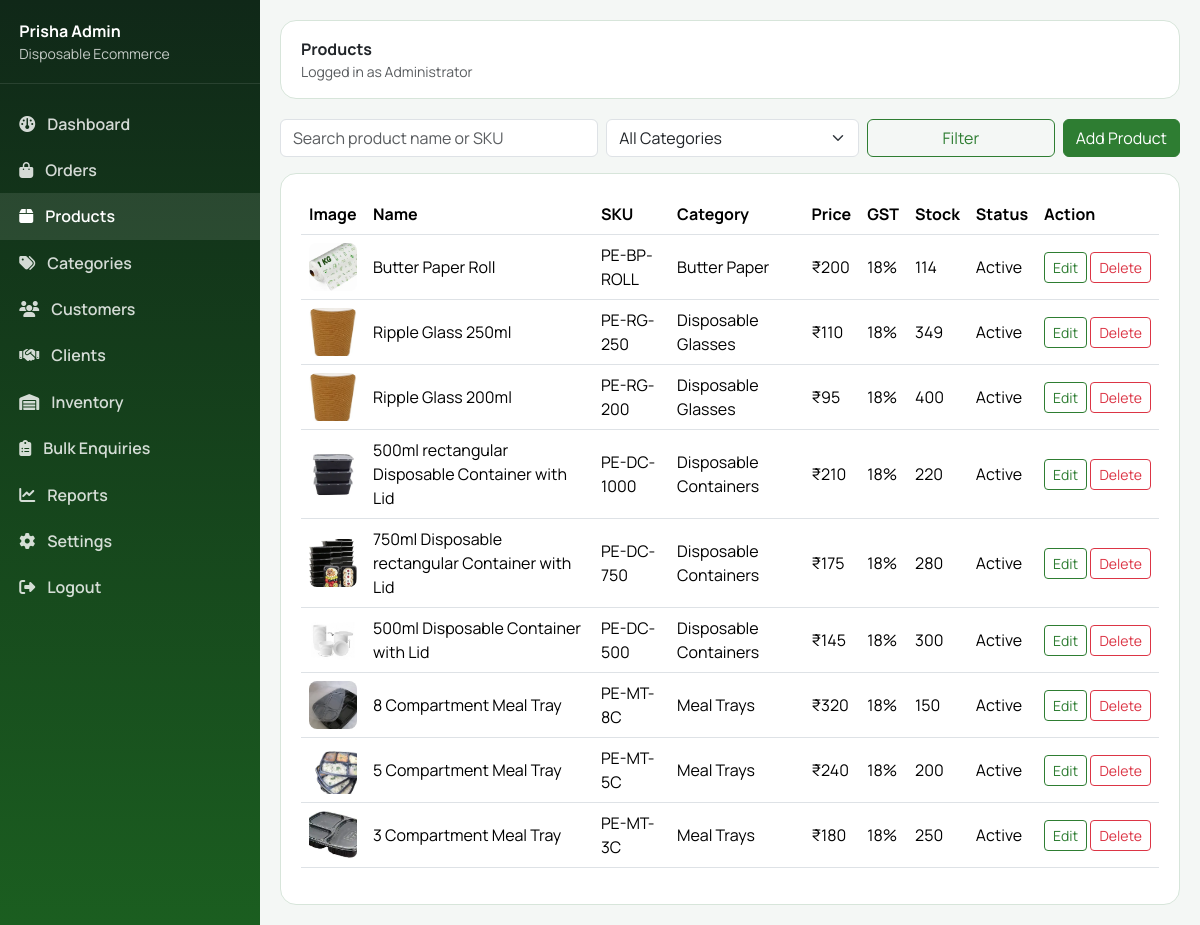
Screenshot of /admin/products.php (signed in) with the database file from the repository.
### tables this page shows
CREATE TABLE `products` (
  `id` int(10) unsigned NOT NULL AUTO_INCREMENT,
  `category_id` int(10) unsigned NOT NULL,
  `name` varchar(200) NOT NULL,
  `slug` varchar(220) NOT NULL,
  `sku` varchar(50) NOT NULL,
  `description` text DEFAULT NULL,
  `short_description` varchar(500) DEFAULT NULL,
  `price` decimal(10,2) NOT NULL DEFAULT 0.00,
  `mrp` decimal(10,2) NOT NULL DEFAULT 0.00,
  `discount` decimal(5,2) NOT NULL DEFAULT 0.00,
  `gst` decimal(5,2) NOT NULL DEFAULT 18.00,
  `stock` int(11) NOT NULL DEFAULT 0,
  `pack_size` varchar(100) DEFAULT NULL,
  `image` varchar(255) DEFAULT NULL,
  `status` enum('Active','Inactive') NOT NULL DEFAULT 'Active',
  `featured` tinyint(1) NOT NULL DEFAULT 0,
  `created_at` timestamp NULL DEFAULT current_timestamp(),
  `updated_at` timestamp NULL DEFAULT current_timestamp() ON UPDATE current_timestamp(),
  PRIMARY KEY (`id`),
  UNIQUE KEY `uk_products_sku` (`sku`),
  UNIQUE KEY `uk_products_slug` (`slug`),
  KEY `idx_products_category_id` (`category_id`),
  KEY `idx_products_status` (`status`),
  KEY `idx_products_created_at` (`created_at`),
  CONSTRAINT `fk_products_category` FOREIGN KEY (`category_id`) REFERENCES `categories` (`id`) ON UPDATE CASCADE
);

CREATE TABLE `categories` (
  `id` int(10) unsigned NOT NULL AUTO_INCREMENT,
  `name` varchar(100) NOT NULL,
  `slug` varchar(120) NOT NULL,
  `description` text DEFAULT NULL,
  `image` varchar(255) DEFAULT NULL,
  `status` enum('Active','Inactive') NOT NULL DEFAULT 'Active',
  `created_at` timestamp NULL DEFAULT current_timestamp(),
  PRIMARY KEY (`id`),
  UNIQUE KEY `uk_categories_slug` (`slug`),
  KEY `idx_categories_status` (`status`)
);

### includes/functions.php (called while the page is built, shortened)
<?php
require_once __DIR__ . '/../config/database.php';
function e(?string $value): string
{
    return htmlspecialchars((string)$value, ENT_QUOTES | ENT_SUBSTITUTE, 'UTF-8');
}
function url(string $path = ''): string
{
    return BASE_URL . '/' . ltrim($path, '/');
}
function asset(string $path): string
{
    return url('assets/' . ltrim($path, '/'));
}
function round_money(float|int|string $amount): float
{
    return (float)round((float)$amount, 0);
}
function format_money(float|int|string $amount): string
{
    return '₹' . number_format(round_money($amount), 0);
}
function product_image_url(?string $image): string
{
    $name = basename($image);
    $url = asset('images/' . rawurlencode($name));
    if (str_starts_with($name, 'prod_')) {
        $path = BASE_PATH . '/assets/images/' . $name;
        if (is_file($path)) {
            return $url . '?v=' . filemtime($path);
        }
        return $url . '?v=' . time();
    }
    return asset('images/placeholder-product.jpg');
}
function paginate(int $total, int $page, int $perPage = 12): array
{
    $pages = max(1, (int)ceil($total / $perPage));
    $page = max(1, min($page, $pages));
    return [
        'total'    => $total,
        'page'     => $page,
        'per_page' => $perPage,
        'pages'    => $pages,
        'offset'   => ($page - 1) * $perPage,
    ];
}

### includes/auth.php (called while the page is built, shortened)
<?php
require_once __DIR__ . '/functions.php';
function admin_logged_in(): bool
{
    return !empty($_SESSION['admin_id']);
}
function current_admin(): ?array
{
    $stmt = getDB()->prepare('SELECT id, username, name, email FROM admins WHERE id = ? AND status = ? LIMIT 1');
    $stmt->execute([(int)$_SESSION['admin_id'], 'Active']);
    $admin = $stmt->fetch() ?: null;
    return $admin;
}

### config/database.php (called while the page is built, shortened)
<?php
function getDB(): PDO
{
    static $pdo = null;
    if ($pdo instanceof PDO) {
        return $pdo;
    }
    $dsn = 'mysql:host=' . DB_HOST . ';dbname=' . DB_NAME . ';charset=' . DB_CHARSET;
    $options = [
        PDO::ATTR_ERRMODE            => PDO::ERRMODE_EXCEPTION,
        PDO::ATTR_DEFAULT_FETCH_MODE => PDO::FETCH_ASSOC,
        PDO::ATTR_EMULATE_PREPARES   => false,
    ];
    try {
        $pdo = new PDO($dsn, DB_USER, DB_PASS, $options);
    } catch (PDOException $e) {
        error_log('Database connection failed: ' . $e->getMessage());
        http_response_code(500);
        if (php_sapi_name() !== 'cli') {
            include BASE_PATH . '/includes/error-500.php';
            exit;
        }
        throw $e;
    }
    return $pdo;
}

### admin/products.php (the view, shortened to what this page needs)
<?php
require_once __DIR__ . '/../includes/auth.php';
$pdo = getDB();
$q = trim((string)($_GET['q'] ?? ''));
$page = max(1, (int)($_GET['page'] ?? 1));
$where = ['1=1'];
$params = [];
$sqlWhere = implode(' AND ', $where);
$count = $pdo->prepare("SELECT COUNT(*) FROM products p WHERE $sqlWhere");
$count->execute($params);
$pager = paginate((int)$count->fetchColumn(), $page, 20);
$stmt = $pdo->prepare(
    "SELECT p.*, c.name AS category_name FROM products p
     LEFT JOIN categories c ON c.id = p.category_id
     WHERE $sqlWhere ORDER BY p.id DESC LIMIT {$pager['per_page']} OFFSET {$pager['offset']}"
);
$stmt->execute($params);
$products = $stmt->fetchAll();
$pageTitle = 'Products';
include __DIR__ . '/includes/header.php';
?>
<div class="d-flex justify-content-between align-items-center mb-3 gap-2 flex-wrap">
  <form class="row g-2 flex-grow-1" method="get">
    <div class="col-md-5"><input class="form-control" name="q" value="<?= e($q) ?>" placeholder="Search product name or SKU"></div>
    <div class="col-md-4">
      <select name="category_id" class="form-select">
        <option value="0">All Categories</option>
      </select>
    </div>
    <div class="col-md-3"><button class="btn btn-outline-success w-100">Filter</button></div>
  </form>
  <a href="<?= e(url('admin/add-product.php')) ?>" class="btn btn-success">Add Product</a>
</div>
<div class="admin-card">
  <div class="table-responsive">
    <table class="table align-middle">
      <thead><tr><th>Image</th><th>Name</th><th>SKU</th><th>Category</th><th>Price</th><th>GST</th><th>Stock</th><th>Status</th><th>Action</th></tr></thead>
      <tbody>
        <?php foreach ($products as $p): ?>
          <tr>
            <td><img src="<?= e(product_image_url($p['image'])) ?>" alt="" width="48" height="48" style="object-fit:cover;border-radius:8px"></td>
            <td><?= e($p['name']) ?></td>
            <td><?= e($p['sku']) ?></td>
            <td><?= e((string)$p['category_name']) ?></td>
            <td><?= e(format_money((float)$p['price'])) ?></td>
            <td><?= e(rtrim(rtrim(number_format((float)($p['gst'] ?? 0), 2), '0'), '.') ?: '0') ?>%</td>
            <td><?= (int)$p['stock'] ?></td>
            <td><?= e($p['status']) ?></td>
            <td class="text-nowrap">
              <a class="btn btn-sm btn-outline-success" href="<?= e(url('admin/edit-product.php?id=' . (int)$p['id'])) ?>">Edit</a>
              <a class="btn btn-sm btn-outline-danger" href="<?= e(url('admin/delete-product.php?id=' . (int)$p['id'])) ?>" onclick="return confirm('Delete this product?')">Delete</a>
            </td>
          </tr>
        <?php endforeach; ?>
      </tbody>
    </table>
  </div>
</div>
<?php include __DIR__ . '/includes/footer.php'; ?>

### admin/includes/header.php (shortened to what this page needs)
<?php
require_once __DIR__ . '/../../includes/auth.php';
$admin = current_admin();
$adminPage = $adminPage ?? '';
?>
<!DOCTYPE html>
<html lang="en">
<head>
  <link href="https://cdn.jsdelivr.net/npm/bootstrap@5.3.3/dist/css/bootstrap.min.css" rel="stylesheet">
  <link href="https://cdnjs.cloudflare.com/ajax/libs/font-awesome/6.5.2/css/all.min.css" rel="stylesheet">
  <link href="<?= e(asset('css/admin.css')) ?>" rel="stylesheet">
</head>
<body class="admin-body">
<div class="admin-wrap">
  <aside class="admin-sidebar" id="adminSidebar">
    <div class="brand">
      <strong>Prisha Admin</strong>
      <div class="small opacity-75">Disposable Ecommerce</div>
    </div>
    <?php
    $links = [
      'dashboard.php' => ['Dashboard', 'fa-gauge'],
      'orders.php' => ['Orders', 'fa-bag-shopping'],
      'products.php' => ['Products', 'fa-box'],
      'categories.php' => ['Categories', 'fa-tags'],
      'customers.php' => ['Customers', 'fa-users'],
      'clients.php' => ['Clients', 'fa-handshake'],
      'inventory.php' => ['Inventory', 'fa-warehouse'],
      'bulk-enquiries.php' => ['Bulk Enquiries', 'fa-clipboard-list'],
      'reports.php' => ['Reports', 'fa-chart-line'],
      'settings.php' => ['Settings', 'fa-gear'],
      'logout.php' => ['Logout', 'fa-right-from-bracket'],
    ];
    foreach ($links as $file => [$label, $icon]):
      $active = ($adminPage === $file || basename($_SERVER['PHP_SELF']) === $file) ? 'active' : '';
    ?>
      <a class="<?= $active ?>" href="<?= e(url('admin/' . $file)) ?>"><i class="fa-solid <?= e($icon) ?>"></i><?= e($label) ?></a>
    <?php endforeach; ?>
  </aside>
  <div class="admin-content">
    <div class="admin-top d-flex justify-content-between align-items-center gap-2">
      <div class="d-flex align-items-center gap-2">
        <div>
          <strong><?= e($pageTitle ?? 'Admin') ?></strong>
          <div class="small text-muted">Logged in as <?= e($admin['name'] ?? 'Admin') ?></div>
        </div>
      </div>
    </div>

### assets/css/admin.css (style rules this page uses)
:root { --admin-bg: #f4f7f5; --admin-sidebar: #143d1f; --admin-accent: #2e7d32; }
body.admin-body { background: var(--admin-bg); font-family: "Manrope", sans-serif; }
.admin-wrap { min-height: 100vh; }
.admin-sidebar { width: 260px; background: linear-gradient(180deg, #102818, #1b5e20); color: #fff; position: fixed; inset: 0 auto 0 0; padding: 1.2rem 0; overflow-y: auto; z-index: 1040; }
.admin-sidebar .brand { padding: 0 1.2rem 1.2rem; border-bottom: 1px solid rgba(255,255,255,.1); margin-bottom: 1rem; }
.admin-sidebar a { display: flex; align-items: center; gap: .75rem; color: rgba(255,255,255,.82); padding: .7rem 1.2rem; text-decoration: none; font-weight: 600; }
.admin-sidebar a:hover, .admin-sidebar a.active { background: rgba(255,255,255,.1); color: #fff; }
.admin-content { margin-left: 260px; padding: 1.25rem; }
.admin-top { background: #fff; border: 1px solid #d7e5da; border-radius: 16px; padding: 1rem 1.25rem; margin-bottom: 1.25rem; }
.admin-card { background: #fff; border: 1px solid #d7e5da; border-radius: 16px; padding: 1.25rem; }
.table thead th { white-space: nowrap; }
.btn-success { --bs-btn-bg: #2e7d32; --bs-btn-border-color: #2e7d32; --bs-btn-hover-bg: #1b5e20; --bs-btn-hover-border-color: #1b5e20; }
.btn-outline-success { --bs-btn-color: #2e7d32; --bs-btn-border-color: #2e7d32; --bs-btn-hover-bg: #2e7d32; --bs-btn-hover-border-color: #2e7d32; --bs-btn-hover-color: #fff; }

### rows the page displays
products: image (picture), name "Butter Paper Roll", sku "PE-BP-ROLL", category.name "Butter Paper", price "₹200", gst "18", stock "114", status "Active"
products: image (picture), name "Ripple Glass 250ml", sku "PE-RG-250", category.name "Disposable Glasses", price "₹110", gst "18", stock "349", status "Active"
products: image (picture), name "Ripple Glass 200ml", sku "PE-RG-200", category.name "Disposable Glasses", price "₹95", gst "18", stock "400", status "Active"
products: image (picture), name "500ml rectangular Disposable Container with Lid", sku "PE-DC-1000", category.name "Disposable Containers", price "₹210", gst "18", stock "220", status "Active"
products: image (picture), name "750ml Disposable rectangular Container with Lid", sku "PE-DC-750", category.name "Disposable Containers", price "₹175", gst "18", stock "280", status "Active"
products: image (picture), name "500ml Disposable Container with Lid", sku "PE-DC-500", category.name "Disposable Containers", price "₹145", gst "18", stock "300", status "Active"
products: image (picture), name "8 Compartment Meal Tray", sku "PE-MT-8C", category.name "Meal Trays", price "₹320", gst "18", stock "150", status "Active"
products: image (picture), name "5 Compartment Meal Tray", sku "PE-MT-5C", category.name "Meal Trays", price "₹240", gst "18", stock "200", status "Active"
products: image (picture), name "3 Compartment Meal Tray", sku "PE-MT-3C", category.name "Meal Trays", price "₹180", gst "18", stock "250", status "Active"

### other values shown
$label "Dashboard"
$label "Orders"
$label "Products"
$label "Categories"
$label "Customers"
$label "Clients"
$label "Inventory"
$label "Bulk Enquiries"
$label "Reports"
$label "Settings"
$label "Logout"
$pageTitle "Products"
$admin['name'] "Administrator"
